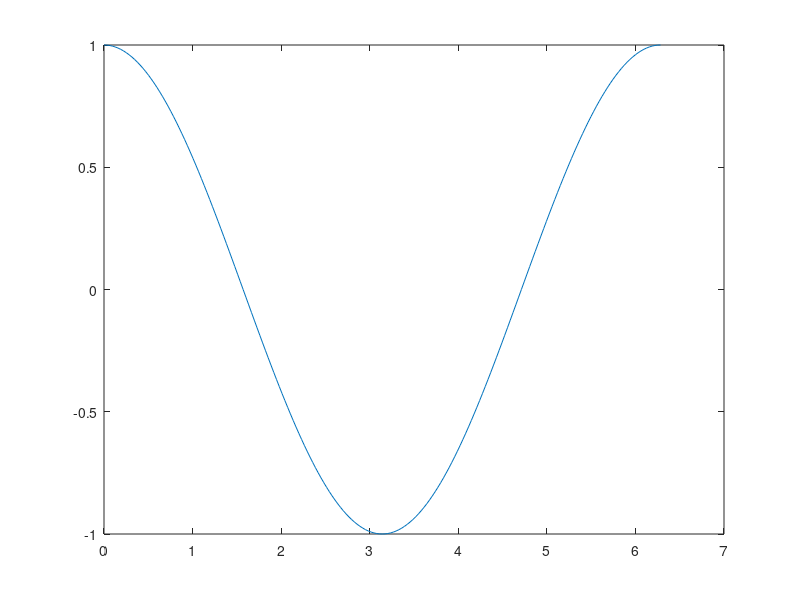

The MATLAB script that drew this image: (Note: this script raises an error after producing the figure.)
x = 0:pi/100:2*pi;
y = cos(x);
plot(x,y)
ylable('Cosine Functions')%Correct single quotes
legend('cos(x)')%Correct single quotes
title('SinWave')%Correct single quotes
axis([0 2*pi -3 3])